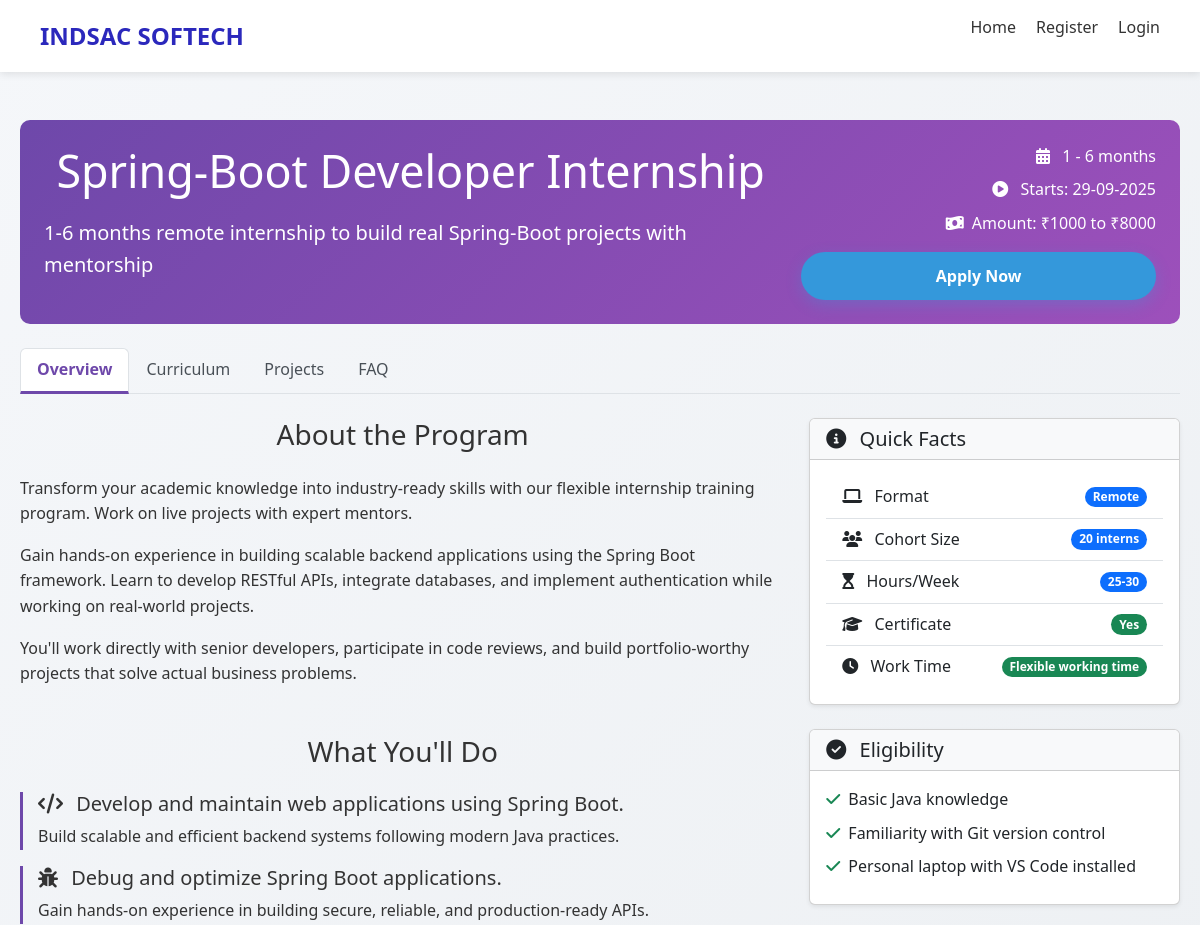
Before: /internshipprogram/internship.php?internship=SpringBootDeveloperIntern (upper part) with the older database file.
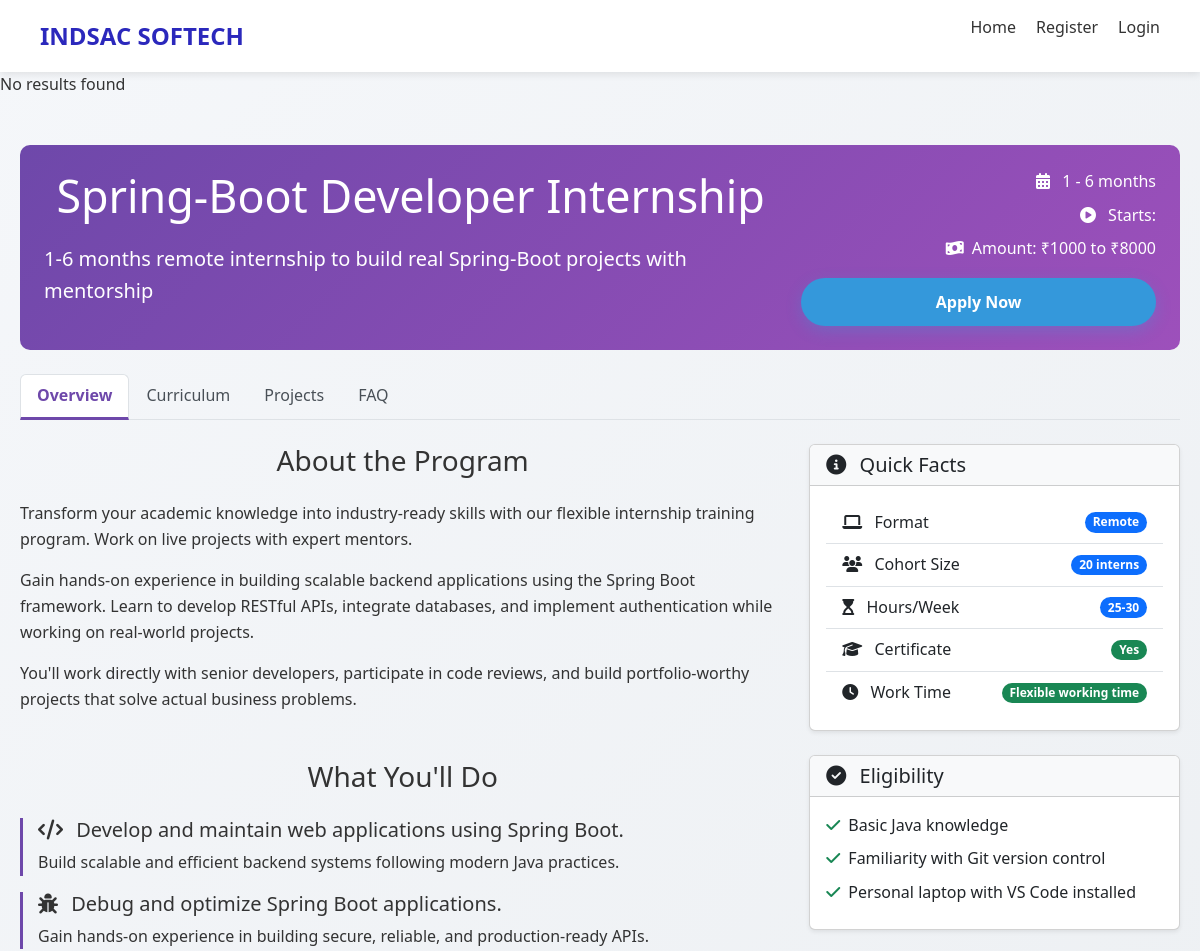
After: the same page with the newer database file.
### tables this page shows
CREATE TABLE `programs` (
  `program_id` int(11) NOT NULL,
  `title` varchar(100) DEFAULT NULL,
  `slug` varchar(100) DEFAULT NULL,
  `short_description` varchar(255) DEFAULT NULL,
  `detailed_description` text DEFAULT NULL,
  `duration` varchar(50) DEFAULT NULL,
  `start_date` varchar(100) DEFAULT NULL,
  `end_date` date DEFAULT NULL,
  `is_remote` tinyint(1) DEFAULT 1,
  `location` varchar(100) DEFAULT NULL,
  `timezone` varchar(50) DEFAULT NULL,
  `stipend_amount` decimal(10,2) DEFAULT NULL,
  `stipend_currency` varchar(3) DEFAULT 'USD',
  `is_paid` tinyint(1) DEFAULT 0,
  `application_deadline` varchar(100) DEFAULT NULL,
  `max_applicants` int(11) DEFAULT NULL,
  `is_active` tinyint(1) DEFAULT 1,
  `created_at` timestamp NOT NULL DEFAULT current_timestamp(),
  `updated_at` timestamp NOT NULL DEFAULT current_timestamp() ON UPDATE current_timestamp(),
  `SuperProgram` varchar(100) DEFAULT NULL,
  `status` varchar(50) DEFAULT NULL,
  `programtype` varchar(100) DEFAULT NULL,
  `amount` varchar(100) DEFAULT NULL,
  `mentorid` varchar(22) NOT NULL
);

### pageinclude/chooseplan.php (the view, shortened to what the changed rows need)
<!DOCTYPE html>
<html lang="en">
<head>
    <link rel="stylesheet" href="https://cdnjs.cloudflare.com/ajax/libs/font-awesome/6.4.0/css/all.min.css">
</head>
<body>
</body>
</html>

### internshipprogram/SpringBootDeveloperIntern.php (shortened to what the changed rows need)
<?php
include("../includes/db.php");
$sql = "SELECT * FROM programs WHERE title='Spring-Boot Developer Intern' AND status='upcoming'";
$stmt = $db->query($sql);
if ($stmt) {
    $rows = $stmt->fetchAll(PDO::FETCH_ASSOC);
    if (count($rows) > 0) {
        foreach ($rows as $row) {
        if($row['amount']==='1000')
        {
            $programidbasic1000=$row['program_id'];
         }
         else if($row['amount']==='2000')
         {
            $programidadvance2000=$row['program_id'];
         }
         else if($row['amount']==='5000')
         {
            $programidprofessional5000=$row['program_id'];
          }
         else if($row['amount']==='8000')
         {
            $programidelite8000=$row['program_id'];
         }
        }
    } else {
        echo "No results found";
    }
} else {
    echo "Query failed.";
}
?>
<!DOCTYPE html>
<html lang="en">
<head>
    <link rel="stylesheet" href="https://cdnjs.cloudflare.com/ajax/libs/font-awesome/6.4.0/css/all.min.css">
</head>
<body>
    <div class="container py-5">
        <div class="program-hero p-4 mb-4">
            <div class="row">
                <div class="col-md-8">
                    <h1 id="program-title">Spring-Boot Developer Internship</h1>
                    <p class="lead" id="program-short-desc">1-6 months remote internship to build real PHP projects with mentorship</p>
                </div>
                <div class="col-md-4 text-md-end">
                    <div class="d-flex flex-column">
                        <span class="mb-2"><i class="fas fa-calendar-alt me-2"></i> <span id="program-duration">15 days to 6 months</span></span>
                        <span class="mb-2"><i class="fas fa-play-circle me-2"></i> Starts: <span id="program-start-date1"><?php echo htmlspecialchars($row['start_date']); ?></span></span>
                        <span class="mb-2"><i class="fas fa-money-bill-wave me-2"></i>Amount: <span id="program-stipend">₹1000 to ₹8000</span></span>
                        <button class="btn btn-light mt-2 apply-btn" onclick="applyNow('₹ 8000/-','Elite','6 Months',<?php echo $programidelite8000 ?>)">Apply Now</button>
                    </div>
                </div>
            </div>
        </div>
        <ul class="nav nav-tabs mb-4" id="programTabs" role="tablist">
            <li class="nav-item" role="presentation">
                <button class="nav-link active" id="overview-tab" data-bs-toggle="tab" data-bs-target="#overview" type="button" role="tab">Overview</button>
            </li>
            <li class="nav-item" role="presentation">
                <button class="nav-link" id="curriculum-tab" data-bs-toggle="tab" data-bs-target="#curriculum" type="button" role="tab">Curriculum</button>
            </li>
            <li class="nav-item" role="presentation">
                <button class="nav-link" id="projects-tab" data-bs-toggle="tab" data-bs-target="#projects" type="button" role="tab">Projects</button>
            </li>
            <li class="nav-item" role="presentation">
                <button class="nav-link" id="faq-tab" data-bs-toggle="tab" data-bs-target="#faq" type="button" role="tab">FAQ</button>
            </li>
        </ul>
        <div class="tab-content" id="programTabsContent">
            <div class="tab-pane fade show active" id="overview" role="tabpanel">
                <div class="row">
                    <div class="col-lg-8">
                        <h3 class="mb-4">About the Program</h3>
                        <div id="program-description">
                        </div>
                        <h3 class="mt-5 mb-4">What You'll Do</h3>
                        <div id="responsibilities-list">
                            <div class="responsibility-item">
                                <h5><i class="fas fa-code me-2"></i> Develop and maintain web applications using Spring Boot.</h5>
                                <p>Build scalable and efficient backend systems following modern Java practices.</p>
                            </div>
                            <div class="responsibility-item">
                                <h5><i class="fas fa-bug me-2"></i> Debug and optimize Spring Boot applications.</h5>
                                <p>Gain hands-on experience in building secure, reliable, and production-ready APIs.</p>
                            </div>
                        </div>
                    </div>
                    <div class="col-lg-4">
                        <div class="card shadow-sm mb-4">
                            <div class="card-header bg-light">
                                <h5 class="mb-0"><i class="fas fa-info-circle me-2"></i> Quick Facts</h5>
                            </div>
                            <div class="card-body">
                                <ul class="list-group list-group-flush">
                                    <li class="list-group-item d-flex justify-content-between align-items-center">
                                        <span><i class="fas fa-laptop me-2"></i> Format</span>
                                        <span class="badge bg-primary rounded-pill" id="program-format">Remote</span>
                                    </li>
                                    <li class="list-group-item d-flex justify-content-between align-items-center">
                                        <span><i class="fas fa-users me-2"></i> Cohort Size</span>
                                        <span class="badge bg-primary rounded-pill">20 interns</span>
                                    </li>
                                    <li class="list-group-item d-flex justify-content-between align-items-center">
                                        <span><i class="fas fa-hourglass-start me-2"></i> Hours/Week</span>
                                        <span class="badge bg-primary rounded-pill">25-30</span>
                                    </li>
                                    <li class="list-group-item d-flex justify-content-between align-items-center">
                                        <span><i class="fas fa-graduation-cap me-2"></i> Certificate</span>
                                        <span class="badge bg-success rounded-pill">Yes</span>
                                    </li>
                                    <li class="list-group-item d-flex justify-content-between align-items-center">
                                        <span><i class="fas fa-clock me-2"></i> Work Time</span>
                                        <span class="badge bg-success rounded-pill">Flexible working time</span>
                                    </li>
                                </ul>
                            </div>
                        </div>
                        <div class="card shadow-sm mb-4">
                            <div class="card-header bg-light">
                                <h5 class="mb-0"><i class="fas fa-check-circle me-2"></i> Eligibility</h5>
                            </div>
                            <div class="card-body">
                                <div id="eligibility-list">
                                    <div class="d-flex mb-2">
                                        <i class="fas fa-check text-success me-2 mt-1"></i>
                                        <span>Basic Java knowledge</span>
                                    </div>
                                    <div class="d-flex mb-2">
                                        <i class="fas fa-check text-success me-2 mt-1"></i>
                                        <span>Familiarity with Git version control</span>
                                    </div>
                                    <div class="d-flex mb-2">
                                        <i class="fas fa-check text-success me-2 mt-1"></i>
                                        <span>Personal laptop with VS Code installed</span>
                                    </div>
                                </div>
                            </div>
                        </div>
                    </div>
                </div>
            </div>
        </div>
    </div>
</body>
</html>

Changed rows visible on the page:
removed programs: start_date "29-09-2025"
Other visible differences:
text now shown: "No results found"
